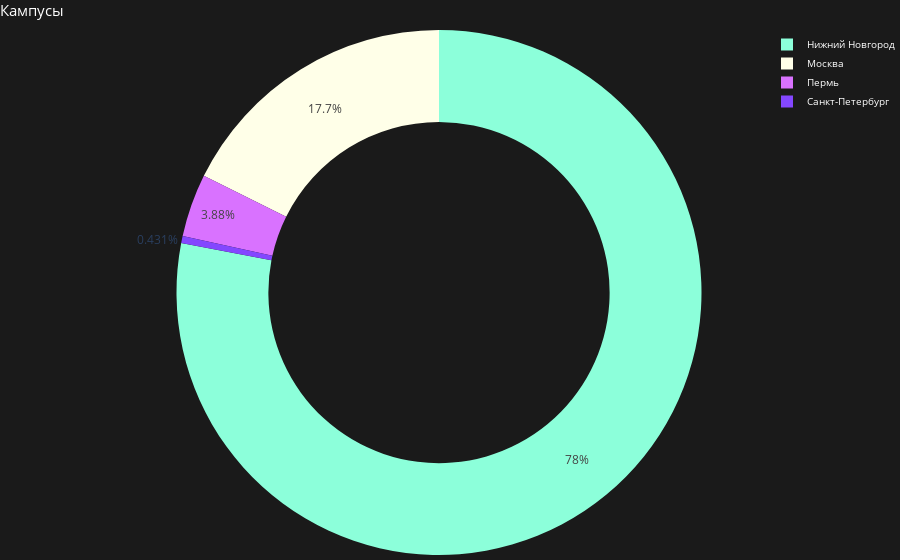

Here is the notebook cell this chart was saved with:
### Code cell
fig_campus = create_campus_plot(campus_distribution)
fig_campus.show(config={'displayModeBar': False})

### Figure 1 — Plotly figure (JSON) as saved in the notebook; plotly's stock layout.template omitted (floating-point values rounded to 4 significant figures)
{"data": [{"domain": {"x": [0, 1], "y": [0, 1]}, "hole": 0.65, "hovertemplate": "<b>%{label}</b><br>Количество: %{value}<extra></extra>", "hovertext": ["Нижний Новгород", "Москва", "Пермь", "Санкт-Петербург"], "labels": ["Нижний Новгород", "Москва", "Пермь", "Санкт-Петербург"], "legendgroup": "", "name": "", "showlegend": true, "type": "pie", "values": [543, 123, 27, 3]}], "layout": {"clickmode": "event+select", "legend": {"bgcolor": "rgba(0,0,0,0)", "bordercolor": "rgba(0,0,0,0)", "font": {"color": "white", "size": 10}, "itemwidth": 30, "tracegroupgap": 0, "x": 1, "y": 1}, "margin": {"b": 0, "l": 0, "r": 0, "t": 30}, "paper_bgcolor": "#1a1a1a", "piecolorway": ["#8CFFDA", "#FFFFE8", "#D972FF", "#8447FF"], "title": {"font": {"color": "white", "size": 15}, "text": "Кампусы", "x": 0, "y": 0.99}}}
